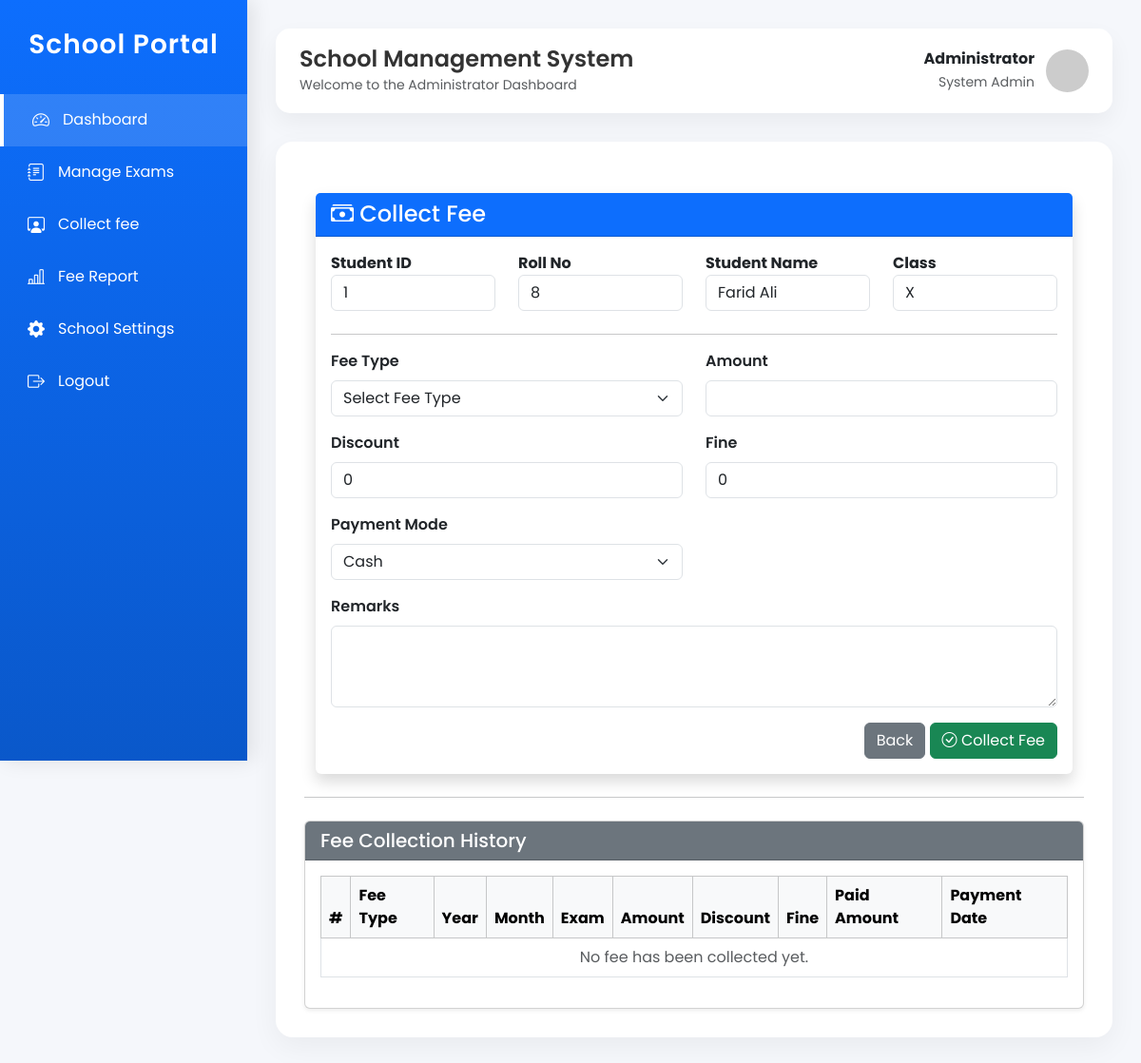
Before: /add_fee/1 (signed in) with the older database file.
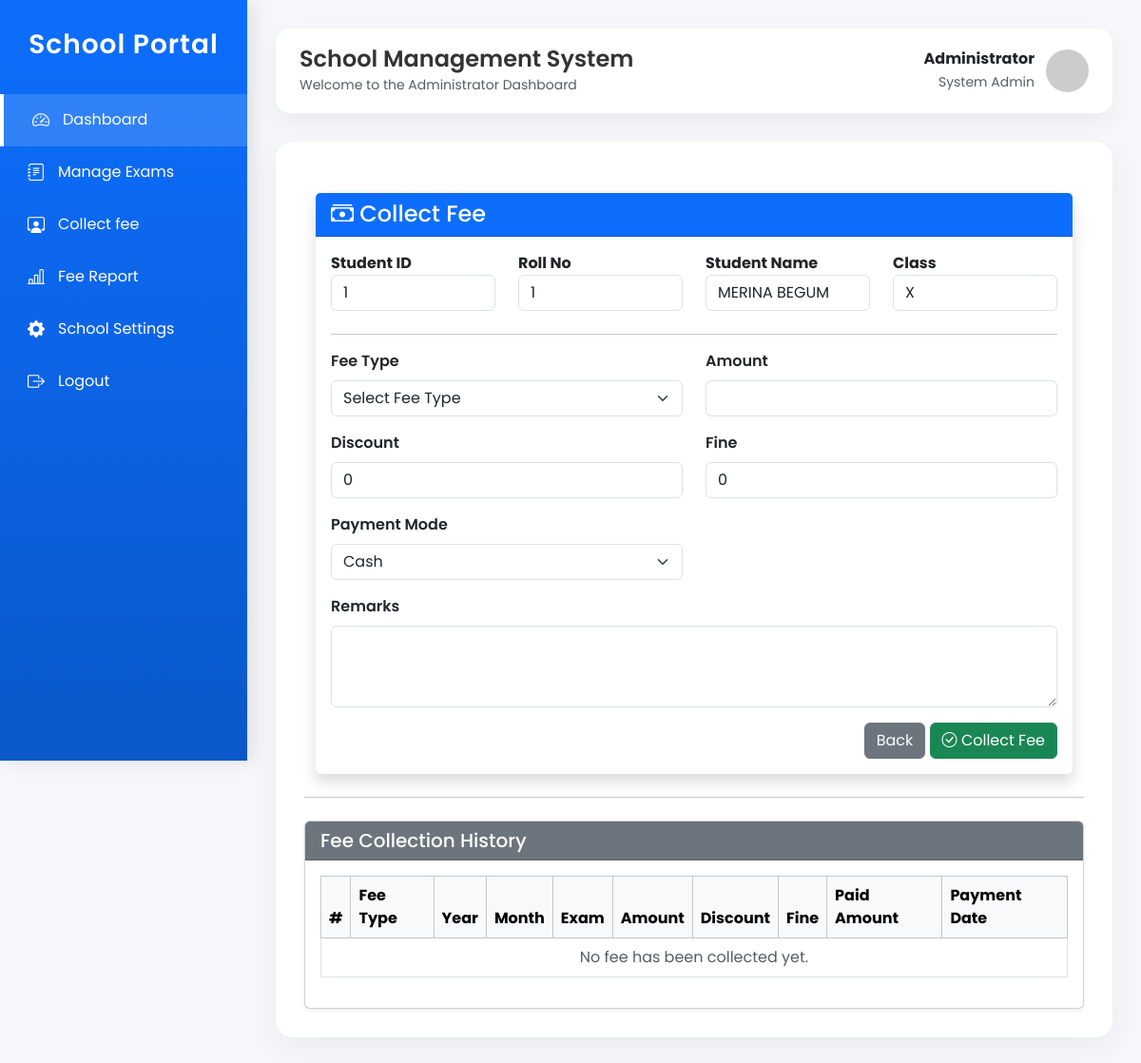
After: the same page with the newer database file.
### application/model.py (models this page shows)
class Student(db.Model):
    __tablename__ = "students"
    id = db.Column(db.Integer, primary_key=True)
    user_id = db.Column(db.Integer,db.ForeignKey("users.id"), unique=True, nullable=False )
    roll_no = db.Column(db.String(20), nullable=False)
    class_id = db.Column(db.Integer,db.ForeignKey("classes.id"),nullable=False)
    phone = db.Column(db.String(15))
    user = db.relationship("User", back_populates="student")
    marks = db.relationship("Mark",back_populates="student",cascade="all, delete-orphan")
    school_class = db.relationship("SchoolClass",back_populates="students")
    fee_collections = db.relationship("FeeCollection",back_populates="student",cascade="all, delete-orphan")
    __table_args__ = (
        db.UniqueConstraint(
            "roll_no",
            "class_id",
            name="unique_roll_per_section"
        ),
    )

class User(db.Model, UserMixin):
    __tablename__ = "users"
    id = db.Column(db.Integer, primary_key=True)
    role = db.Column(db.String(20), nullable=False)       # Admin / Staff / Student
    name = db.Column(db.String(100), nullable=False)
    email = db.Column(db.String(100), unique=True, nullable=False)
    password = db.Column(db.String(255), nullable=False)
    is_active = db.Column(db.Boolean, default=True)
    created_at = db.Column(db.DateTime, default=datetime.utcnow)
    staff = db.relationship("Staff",back_populates="user",uselist=False,cascade="all, delete-orphan")
    student = db.relationship("Student",back_populates="user",uselist=False,cascade="all, delete-orphan")

### application/controler.py (the view, shortened to what this page needs)
@app.route("/add_fee/<int:student_id>", methods=["GET", "POST"])
@login_required
def add_fee(student_id):
    if current_user.role != "admin":
            flash("Only Admin can access this page.", "danger")
            return redirect(url_for("login"))
    student = Student.query.get_or_404(student_id)
    fee_types = FeeType.query.filter_by(
        class_id=student.class_id
    ).all()
    exams = (
    Exam.query
    .join(Subject)
    .filter(Subject.class_id == student.class_id)
    .all()
)
    fee_history = (
        FeeCollection.query
        .filter_by(student_id=student.id)
        .order_by(FeeCollection.payment_date.desc())
        .all()
    )
    return render_template(
        "admin/add_fee.html",
        student=student,
        fee_types=fee_types,
        exams=exams,
        fee_history=fee_history
    )

### application/controler.py (called while the page is built)
@login_manager.user_loader
def load_user(user_id):
    return User.query.get(int(user_id))

### templates/admin/add_fee.html (shortened to what the changed rows need)
{% extends "admin/admin_dashboard.html" %}
{% block content %}
<div class="container mt-4">
    <div class="card shadow border-0">
        <div class="card-body">
            <div class="row mb-4">
                <div class="col-md-3">
                    <label class="fw-bold">Student ID</label>
                    <input type="text"
                           class="form-control"
                           value="{{ student.id }}"
                           readonly>
                </div>
                <div class="col-md-3">
                    <label class="fw-bold">Roll No</label>
                    <input type="text"
                           class="form-control"
                           value="{{ student.roll_no }}"
                           readonly>
                </div>
                <div class="col-md-3">
                    <label class="fw-bold">Student Name</label>
                    <input type="text"
                           class="form-control"
                           value="{{ student.user.name }}"
                           readonly>
                </div>
            </div>
        </div>
    </div>
</div>
<div class="card shadow-sm">
    <div class="card-body">
        <div class="table-responsive">
            <table class="table table-bordered table-hover align-middle">
                <thead class="table-light">
                    <tr>
                        <th>#</th>
                        <th>Fee Type</th>
                        <th>Year</th>
                        <th>Month</th>
                        <th>Exam</th>
                        <th>Amount</th>
                        <th>Discount</th>
                        <th>Fine</th>
                        <th>Paid Amount</th>
                        <th>Payment Date</th>
                    </tr>
                </thead>
            </table>
        </div>
    </div>
</div>
{% endblock %}

Changed rows visible on the page:
no longer on this page (row edited): User: user.name "Farid Ali"
changed Student id 1: roll_no "8" → "1"
now on this page (row edited): User: user.name "MERINA BEGUM"
